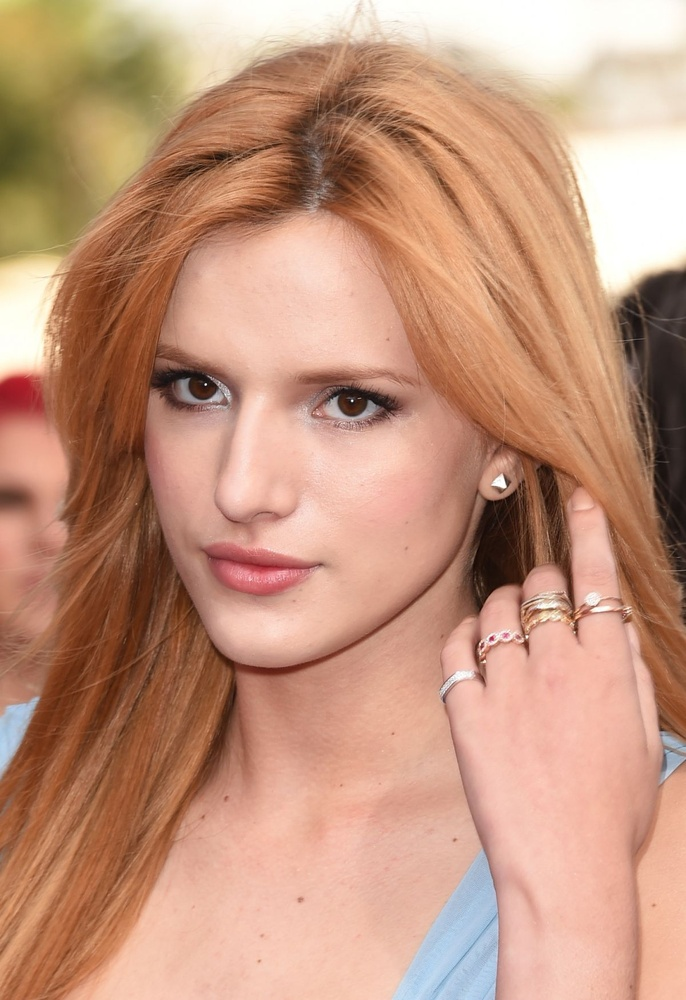
#> input picture code/input1/human1.jpg, 686 x 1000 px, shrunk from 1200 x 1750 before the run, found by its file name; its folder holds 4 pictures in this run
$ jupyter execute stepwise_process.ipynb
#> lines starting #> are read from the running program, lines starting #| are printed output that depends on the picture; after the words box and inside, x2 and y2 are one past the last pixel; in counts of white or black regions, pixels touching at a corner belong together
[cell 1]
import sys,os
import pandas as pd
import numpy as np
import cv2
import matplotlib.pyplot as plt
import glob2

[cell 2]
input_img=os.getcwd()+"\\input1"+"\\human1.jpg"
# input_img=os.getcwd()+"\\input1"+"\\car1.jpg"
'''note i have used an HD image of with least amount of blur. for some image with for bluring effect image may not look appeling '''

<h2 style=color:orange;>Loading Image</h2>
<p>first we load input image into open cv by using <u><b  style="color:#87CEEB">cv2.imread()</b></u> <br>
after loading image we change the color maping of image since openCV uses <b style=color:blue>B</b><b style=color:green>G</b><b style=color:red>R</b> as an default format so we conert it into <b style=color:red>R</b><b style=color:green>G</b><b style=color:blue>B</b> fromat</p>

[cell 3]
img=cv2.imread(input_img)
#> img is the input picture: shape (1000, 686, 3); mean B, G, R 125.3, 149.4, 195.5
img=cv2.cvtColor(img,cv2.COLOR_BGR2RGB)
plt.imshow(img)

<h2 style="color:orange">Grayscale conversion</h2>
<p>after loading image we will convert <b style=color:red>R</b><b style=color:green>G</b><b style=color:blue>B</b> to an <b style="color:gray">Grayscale image</b> which is easy for compute <br>here while printing i have cmap="gray" since even after grayscale convertion the opencv moudle may give output in <b style=color:blue>B</b><b style=color:green>G</b><b style=color:red>R</b> format </p>

[cell 4]
grayimg=cv2.cvtColor(img,cv2.COLOR_BGR2GRAY)
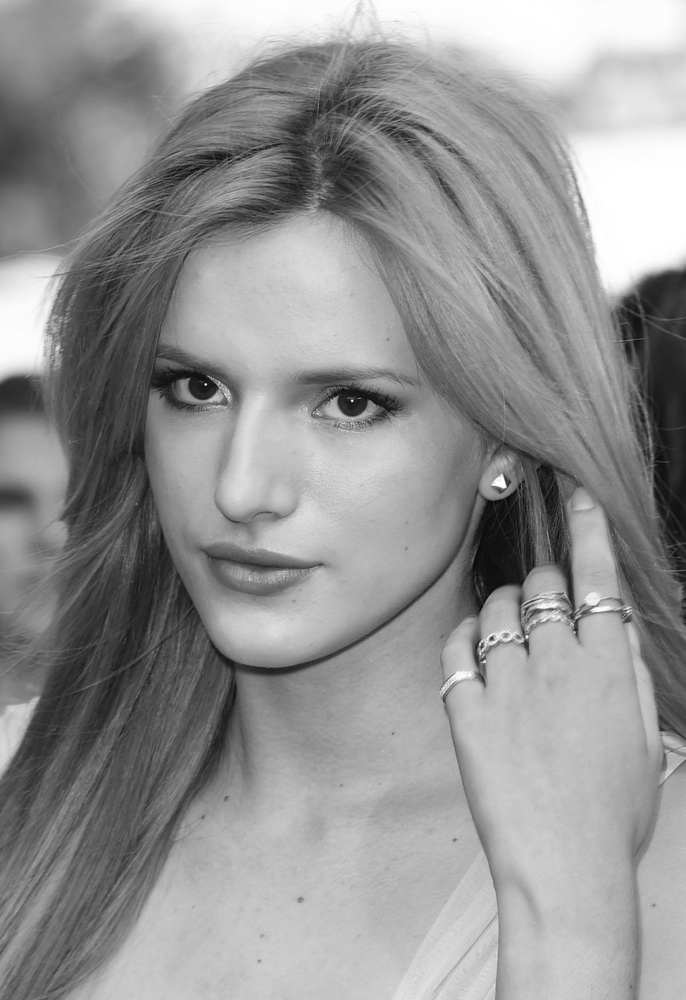
#> grayimg: shape (1000, 686); min 2, max 255, mean 147.4
plt.imshow(grayimg,cmap="gray")

<h2 style="color:orange">creating Edge masking</h2>
<p>to create an scektech type effect we emphasizes the thickness of the edge in an image. To do so we create an edge masking image with input image <br> for detection of edges in image we uses <u><b style="color:#87CEEB">cv2.adaptiveThreshold()</b></u>.  </p>

[cell 5]
edgeimg=cv2.adaptiveThreshold(grayimg,255,cv2.ADAPTIVE_THRESH_MEAN_C,cv2.THRESH_BINARY,17,9)
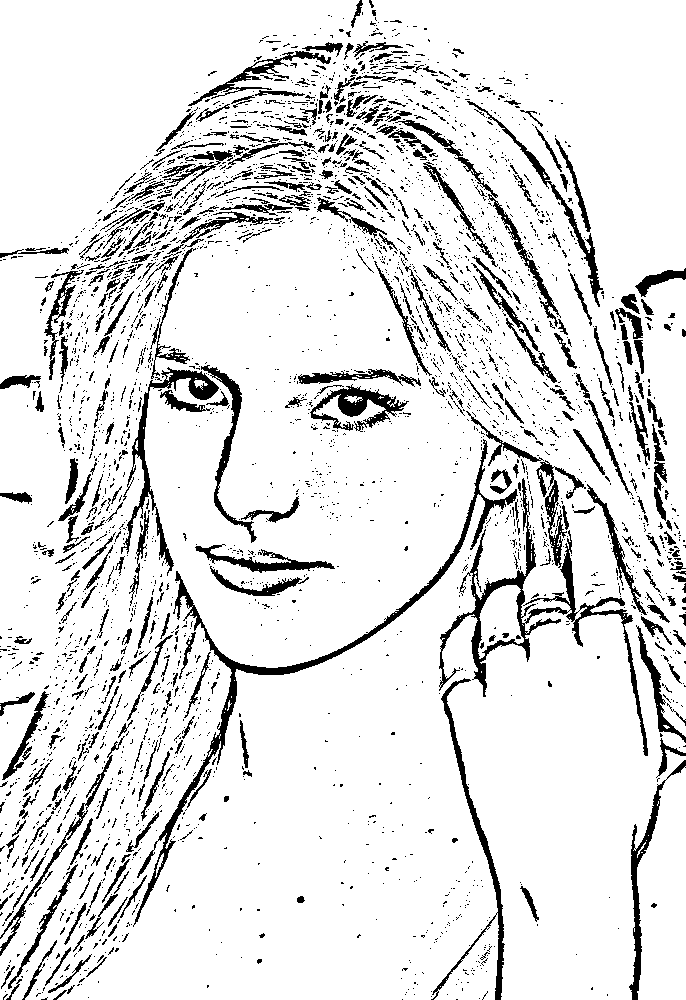
#> edgeimg: shape (1000, 686); 88.5% white; 3481 black regions (3022 under 20 px), largest, box (x1, y1, x2, y2) and area: (133, 439, 518, 927) 5133, (439, 478, 648, 756) 5019, (121, 367, 219, 576) 2321
plt.imshow(edgeimg,cmap="gray")

<h2 style="color:orange">Color Quantization</h2>
<p>in this part we set how many number of distinct colors we can use to make image look more like an <u>sketch image</u> <br> here we create a fuction in witch we use we apply the <b style="color:#87CEEB">K-Means clustering algorithm</b> which is provided by the <i>OpenCV library</i>.<br> we can adjust number of colors to be selected by function by adjusting the value of K in K-Means algorithm</p>

[cell 6]
def color_Quantity(img,k):
#> called with k = 8
    data=np.float32(img).reshape((-1,3))

    criteria=(cv2.TERM_CRITERIA_EPS + cv2.TERM_CRITERIA_MAX_ITER, 20, 0.001)

    ret, label, center = cv2.kmeans(data, k, None, criteria, 10, cv2.KMEANS_RANDOM_CENTERS)
#> ret = 292953032.7; center = [[251.4, 247.1, 237], [127.1, 72.8, 45.33], [160.7, 106.5, 74.26], [189.9, 137.8, 104.7], [218.8, 164.5, 137], [175.5, 196.4, 218.7], [240.5, 192.3, 172.7], [67.91, 40.36, 27.96]]
    center = np.uint8(center)
#> center = [[251, 247, 237], [127, 72, 45], [160, 106, 74], [189, 137, 104], [218, 164, 137], [175, 196, 218], [240, 192, 172], [67, 40, 27]]
    result = center[label.flatten()]
    result = result.reshape(img.shape)
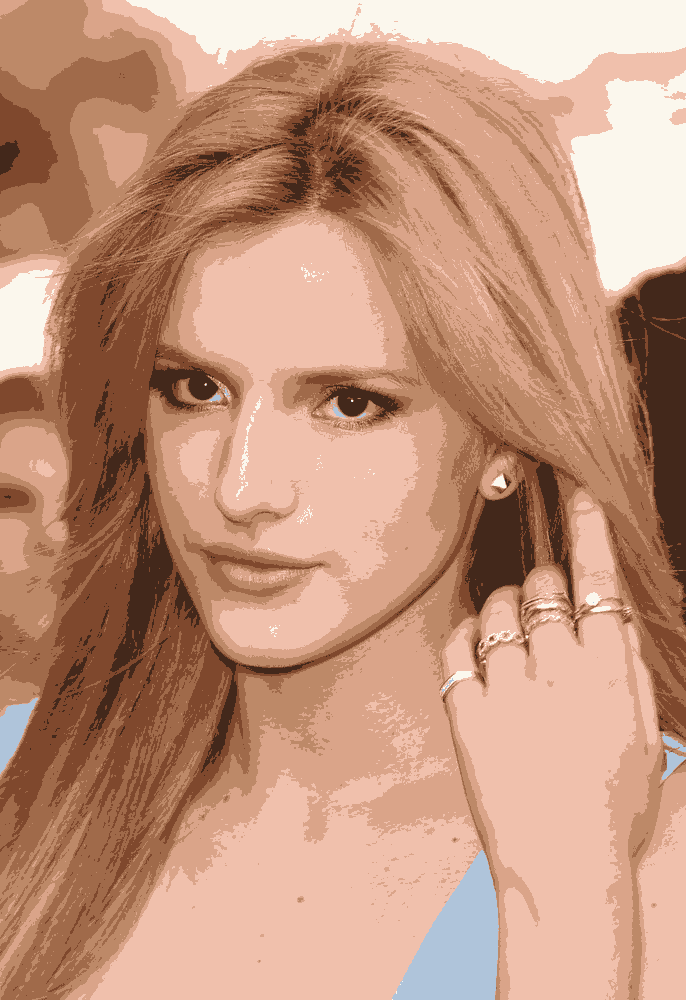
#> result: shape (1000, 686, 3); mean R, G, B 194.9, 148.9, 124.8
    return result

[cell 7]
img_c=color_Quantity(img,8)
plt.imshow(img_c,cmap="gray")

<h2 style="color:orange">Bilateral Filter</h2>
<p>after performing color quantization, the noise present in the image should be reduce to do so we use <b style="color:#87CEEB">Bi-Lateral Filter</b> which would make image little blurred and reduce the sharpness to elemenate some noise </p>

[cell 8]
colorimg=cv2.bilateralFilter(img_c,9,250,250)
plt.imshow(colorimg,cmap="gray")

<h2 style="color:orange">Binding edge mask on colored image</h2>
<p>in the end we bind the edge mask on the colored image by using <b style="color:#87CEEB">cv2.bitwise_and()</b><br>as an end result we get an nearly relative sketch image of the orignal input</p>

[cell 9]
cartoonimg=cv2.bitwise_and(colorimg,colorimg,mask=edgeimg)
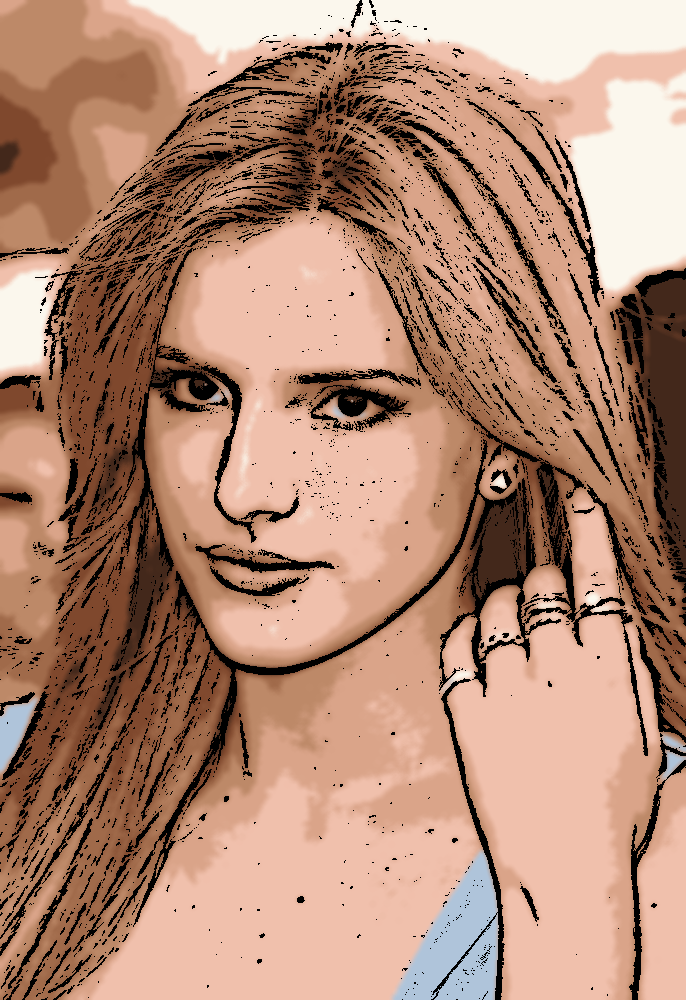
#> cartoonimg: shape (1000, 686, 3); mean R, G, B 177.7, 137.2, 116.2
plt.axis("off")
plt.imshow(cartoonimg,cmap="gray")
